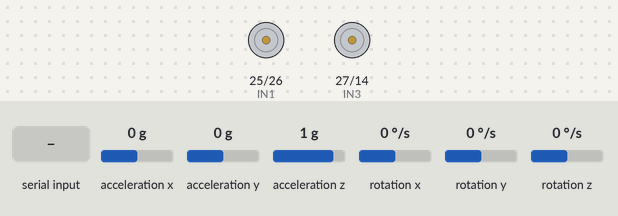
Bench run of a sketch on a simulated ESP32. Parts: motor-driver pin pairs drawn as motors (green arrow = first pin HIGH = forward, orange = second pin HIGH = backward, longer = more drive, scaled by the enable pin). Inputs (shaded band) come from the test bench; at power-on: acceleration x 0 g, acceleration y 0 g, acceleration z 1 g, rotation x 0 °/s, rotation y 0 °/s, rotation z 0 °/s. Nothing arrives over Bluetooth unless stated; what the sketch prints to the serial monitor is not drawn.

Above: at 4.0 s.
4.1 s: "l" received over the second serial link
At 4.7 s:
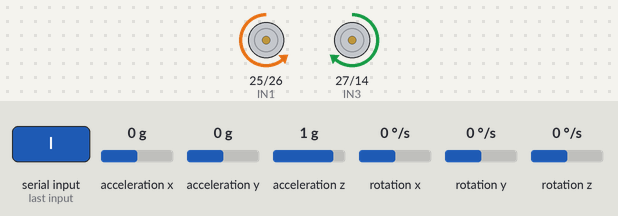
5.6 s: "R" received over the second serial link
At 6.2 s:
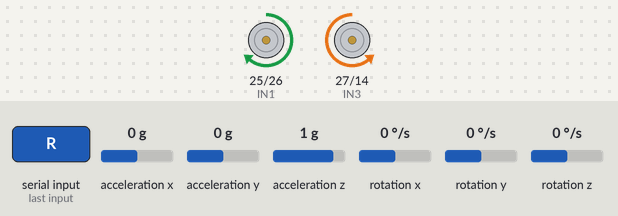
7.2 s: "F90\n" received over the second serial link
At 8.5 s:
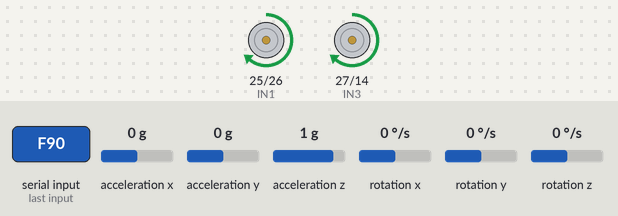
8.8 s: "90,45\n" received over the second serial link
At 9.8 s:
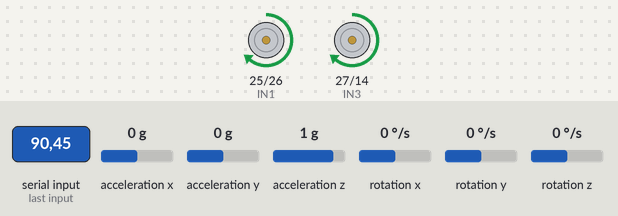
10.3 s: "B90\n" received over the second serial link
11.9 s: "r" received over the second serial link
Timing chart, 0 to 14.4 s (numbered marks = the images above; inputs shaded):
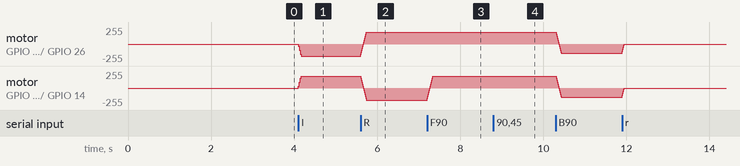

Measured:
- after the input at 4.1 s, motor on GPIO 25 (IN1) / GPIO 26 (IN2): stopped → backward 180/255 at once; motor on GPIO 27 (IN3) / GPIO 14 (IN4): stopped → forward 180/255 at once
- after the input at 7.2 s, motor on GPIO 25 (IN1) / GPIO 26 (IN2): stays forward 180/255 (without the input it goes to stopped after 1.4 s)
- after the input at 8.8 s, motor on GPIO 25 (IN1) / GPIO 26 (IN2), motor on GPIO 27 (IN3) / GPIO 14 (IN4): stays forward 180/255 (without the input it goes to stopped after 1.4 s)

The sketch:

ESP32_Bluetooth_Mobile_Robot.ino
```cpp
/*
  ESP32 Follower Car – 4 wheels / 1 L298N (two motors parallel per channel)
  Hardware: L298N + MPU-6050
*/

#include <Wire.h>
#include <MPU6050.h>
#include "BluetoothSerial.h"

#define PI 3.14159265358979323846

BluetoothSerial BT;
const char* BT_NAME = "ESP32-CAR";

// Motor pins (L298N)
#define IN1 25
#define IN2 26
#define IN3 27
#define IN4 14
#define ENA 32
#define ENB 33

MPU6050 mpu;
float pitch = 0, roll = 0;
float gyroXoffset = 0, gyroYoffset = 0;
bool imuCalibrated = false;

int carSpeed = 180;
unsigned long lastCommandTime = 0;
const unsigned long COMMAND_TIMEOUT = 3000;
bool emergencyStop = false;

int currentLeft = 0, currentRight = 0;
int targetLeft = 0, targetRight = 0;

void motorRaw(int left, int right) {
  left = constrain(left, -255, 255);
  right = constrain(right, -255, 255);
  digitalWrite(IN1, left >= 0 ? HIGH : LOW);
  digitalWrite(IN2, left >= 0 ? LOW : HIGH);
  digitalWrite(IN3, right >= 0 ? HIGH : LOW);
  digitalWrite(IN4, right >= 0 ? LOW : HIGH);
  analogWrite(ENA, abs(left));
  analogWrite(ENB, abs(right));
}

void updateMotors() {
  int step = 30;
  if (currentLeft < targetLeft) currentLeft = min(targetLeft, currentLeft + step);
  if (currentLeft > targetLeft) currentLeft = max(targetLeft, currentLeft - step);
  if (currentRight < targetRight) currentRight = min(targetRight, currentRight + step);
  if (currentRight > targetRight) currentRight = max(targetRight, currentRight - step);
  motorRaw(currentLeft, currentRight);
}

void forward()  { targetLeft = carSpeed; targetRight = carSpeed; }
void backward() { targetLeft = -carSpeed; targetRight = -carSpeed; }
void turnLeft() { targetLeft = -carSpeed; targetRight = carSpeed; }
void turnRight(){ targetLeft = carSpeed; targetRight = -carSpeed; }
void stopCar()  { targetLeft = 0; targetRight = 0; currentLeft = 0; currentRight = 0; motorRaw(0, 0); }

void calibrateIMU() {
  Serial.println("Calibrating IMU...");
  if (BT.hasClient()) BT.println("CALIBRATING IMU...");
  int16_t ax, ay, az, gx, gy, gz;
  long gxSum = 0, gySum = 0;
  for (int i = 0; i < 500; i++) {
    mpu.getMotion6(&ax, &ay, &az, &gx, &gy, &gz);
    gxSum += gx;
    gySum += gy;
    delay(2);
  }
  gyroXoffset = gxSum / 500;
  gyroYoffset = gySum / 500;
  imuCalibrated = true;
  pitch = 0; roll = 0;
  if (BT.hasClient()) BT.println("IMU CALIBRATED");
}

void readIMU() {
  if (!imuCalibrated) return;
  int16_t ax, ay, az, gx, gy, gz;
  mpu.getMotion6(&ax, &ay, &az, &gx, &gy, &gz);
  gx -= gyroXoffset;
  gy -= gyroYoffset;
  float dt = 0.02;
  float accPitch = atan2(ay, az) * 180.0 / PI;
  float accRoll = atan2(ax, az) * 180.0 / PI;
  pitch = 0.98 * (pitch + (gx / 131.0) * dt) + 0.02 * accPitch;
  roll  = 0.98 * (roll  + (gy / 131.0) * dt) + 0.02 * accRoll;
}

void handleCommand(char cmd) {
  lastCommandTime = millis();
  if (emergencyStop && cmd != 'E') return;
  switch (cmd) {
    case 'F': case 'f': forward();   if (BT.hasClient()) BT.println("OK:FWD"); break;
    case 'B': case 'b': backward();  if (BT.hasClient()) BT.println("OK:BWD"); break;
    case 'L': case 'l': turnLeft();  if (BT.hasClient()) BT.println("OK:LEFT"); break;
    case 'R': case 'r': turnRight(); if (BT.hasClient()) BT.println("OK:RIGHT"); break;
    case 'S': case 's': stopCar();   if (BT.hasClient()) BT.println("OK:STOP"); break;
    case 'E': case 'e': emergencyStop = false; stopCar(); BT.println("OK:EMERGENCY RESET"); break;
    case '+': carSpeed = min(255, carSpeed + 25); BT.printf("SPD:%d\n", carSpeed); break;
    case '-': carSpeed = max(0, carSpeed - 25); BT.printf("SPD:%d\n", carSpeed); break;
    case '0'...'9': carSpeed = map(cmd - '0', 0, 9, 0, 255); BT.printf("SPD:%d\n", carSpeed); break;
    case 'T': case 't': BT.printf("PITCH:%.1f,ROLL:%.1f,SPD:%d\n", pitch, roll, carSpeed); break;
    case 'C': case 'c': calibrateIMU(); BT.println("CALIBRATION DONE"); break;
  }
}

void checkEmergencyButton() {
  static bool lastButtonState = HIGH;
  bool buttonState = digitalRead(0);
  if (buttonState == LOW && lastButtonState == HIGH) {
    emergencyStop = true;
    stopCar();
    if (BT.hasClient()) BT.println("EMERGENCY STOP!");
  }
  lastButtonState = buttonState;
}

void setup() {
  Serial.begin(115200);
  pinMode(IN1, OUTPUT); pinMode(IN2, OUTPUT);
  pinMode(IN3, OUTPUT); pinMode(IN4, OUTPUT);
  pinMode(ENA, OUTPUT); pinMode(ENB, OUTPUT);
  pinMode(0, INPUT_PULLUP);
  stopCar();

  Wire.begin(21, 22);
  mpu.initialize();
  if (mpu.testConnection()) {
    Serial.println("MPU-6050 OK");
    calibrateIMU();
  } else {
    Serial.println("MPU-6050 FAIL");
    imuCalibrated = false;
  }

  BT.begin(BT_NAME);
  Serial.println("Bluetooth ready. Waiting for commands...");
}

void loop() {
  checkEmergencyButton();
  if (BT.hasClient()) {
    while (BT.available()) handleCommand((char)BT.read());
    if (lastCommandTime > 0 && millis() - lastCommandTime > COMMAND_TIMEOUT) {
      if (targetLeft != 0 || targetRight != 0) stopCar();
      lastCommandTime = 0;
    }
    updateMotors();
    static unsigned long lastImu = 0;
    if (millis() - lastImu >= 20) { lastImu = millis(); readIMU(); }
  } else {
    if (targetLeft != 0 || targetRight != 0) stopCar();
    delay(100);
  }
  delay(10);
}
```
